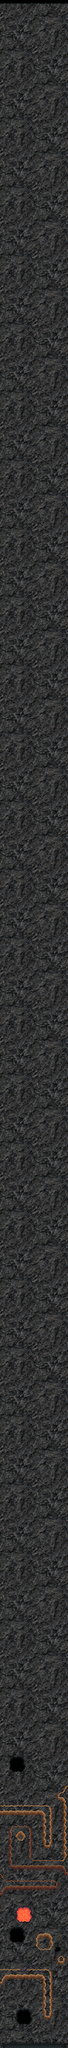

Tiled map render using the project's own tile images. Description and the map definition, with tile-layer contents summarised, below:
An orthogonal 10x300 tile map with 32x32 px tiles, 3 tile layers (background, terrain, decor), 3 tilesets and 12 objects.

<map version="1.0" orientation="orthogonal" width="10" height="300" tilewidth="32" tileheight="32">
 <tileset firstgid="1" name="terrain" tilewidth="32" tileheight="32">
  <image source="terrain.png" width="672" height="736" />
 </tileset>
 <tileset firstgid="484" name="bg1" tilewidth="32" tileheight="32">
  <image source="stone_dark.png" width="320" height="320" />
 </tileset>
 <tileset firstgid="584" name="bg2" tilewidth="32" tileheight="32">
  <image source="stone.png" width="320" height="320" />
 </tileset>
 <layer name="background" width="10" height="300">
  <data>[3000 cells, 3000 non-empty, 100 distinct tile ids]</data>
 </layer>
 <layer name="terrain" width="10" height="300">
  <data>[3000 cells, 185 non-empty, 46 distinct tile ids]</data>
 </layer>
 <layer name="decor" width="10" height="300">
  <data>[3000 cells, 11 non-empty, 11 distinct tile ids]</data>
 </layer>
 <objectgroup name="obstacles" width="10" height="300">
  <object x="271" y="9172" width="33" height="29">
   <ellipse />
  </object>
  <object x="1" y="9301">
   <polyline points="0,0 17,-1 29,-32 200,-27 203,150 215,161 236,159 249,130 245,-70 -1,-70 0,1" />
  </object>
  <object x="0" y="8882">
   <polyline points="0,0 17,-22 28,-34 267,-35 270,-69 27,-69 22,-80 11,-94 0,-106 0,2" />
  </object>
  <object x="322" y="8789">
   <polyline points="0,0 -15,-6 -30,-33 -265,-33 -279,-55 -279,-216 -271,-229 -250,-232 -186,-231 -170,-215 -170,-87 -166,-75 -29,-77 -19,-88 -23,-344 -47,-361 -48,-386 -24,-399 -16,-417 -4,-413 -1,4" />
  </object>
  <object x="3" y="8501">
   <polyline points="0,0 195,1 203,11 205,142 212,154 235,154 245,139 244,-18 226,-43 -3,-45 -3,0" />
  </object>
  <object x="45" y="8235" width="71" height="73">
   <ellipse />
  </object>
  <object x="79" y="9424" width="65" height="66">
   <ellipse />
  </object>
  <object x="174" y="9066" width="72" height="73">
   <ellipse />
  </object>
  <object x="48" y="9038" width="65" height="66">
   <ellipse />
  </object>
  <object x="76" y="8936" width="72" height="73">
   <ellipse />
  </object>
  <object x="259" y="9124" width="31" height="28">
   <ellipse />
  </object>
  <object x="322" y="9563">
   <polyline points="-3,1 -321,1" />
  </object>
 </objectgroup>
</map>
